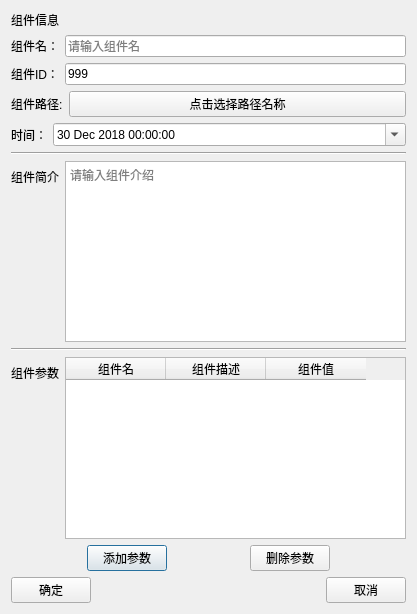
<?xml version="1.0" encoding="UTF-8"?>
<ui version="4.0">
 <class>ParamEditRadarDialog</class>
 <widget class="QDialog" name="ParamEditRadarDialog">
  <property name="geometry">
   <rect>
    <x>0</x>
    <y>0</y>
    <width>417</width>
    <height>614</height>
   </rect>
  </property>
  <property name="windowTitle">
   <string>Dialog</string>
  </property>
  <layout class="QGridLayout" name="gridLayout">
   <item row="0" column="0">
    <layout class="QVBoxLayout" name="verticalLayout">
     <item>
      <widget class="QLabel" name="label_3">
       <property name="text">
        <string>组件信息</string>
       </property>
      </widget>
     </item>
     <item>
      <layout class="QFormLayout" name="formLayout_3">
       <item row="0" column="0">
        <widget class="QLabel" name="label_Name">
         <property name="text">
          <string>组件名：</string>
         </property>
        </widget>
       </item>
       <item row="0" column="1">
        <widget class="QLineEdit" name="lineEdit_Name">
         <property name="text">
          <string/>
         </property>
         <property name="placeholderText">
          <string>请输入组件名</string>
         </property>
        </widget>
       </item>
      </layout>
     </item>
     <item>
      <layout class="QFormLayout" name="formLayout_4">
       <item row="0" column="0">
        <widget class="QLabel" name="label_ID">
         <property name="text">
          <string>组件ID：</string>
         </property>
        </widget>
       </item>
       <item row="0" column="1">
        <widget class="QLineEdit" name="lineEdit_ID">
         <property name="inputMask">
          <string/>
         </property>
         <property name="text">
          <string>999</string>
         </property>
         <property name="placeholderText">
          <string>请输入组件id（数字）</string>
         </property>
        </widget>
       </item>
      </layout>
     </item>
     <item>
      <layout class="QFormLayout" name="formLayout_5">
       <item row="0" column="0">
        <widget class="QLabel" name="label_Path">
         <property name="text">
          <string>组件路径:</string>
         </property>
        </widget>
       </item>
       <item row="0" column="1">
        <widget class="QPushButton" name="pushButton_Path">
         <property name="text">
          <string>点击选择路径名称</string>
         </property>
         <property name="icon">
          <iconset resource="../Res/res.qrc">
           <normaloff>:/img/path.png</normaloff>:/img/path.png</iconset>
         </property>
         <property name="autoDefault">
          <bool>false</bool>
         </property>
         <property name="default">
          <bool>false</bool>
         </property>
         <property name="flat">
          <bool>false</bool>
         </property>
        </widget>
       </item>
      </layout>
     </item>
     <item>
      <layout class="QFormLayout" name="formLayout_6">
       <item row="0" column="0">
        <widget class="QLabel" name="label_Time">
         <property name="text">
          <string>时间：</string>
         </property>
        </widget>
       </item>
       <item row="0" column="1">
        <widget class="QDateTimeEdit" name="dateTimeEdit">
         <property name="date">
          <date>
           <year>2018</year>
           <month>12</month>
           <day>30</day>
          </date>
         </property>
         <property name="calendarPopup">
          <bool>true</bool>
         </property>
         <property name="timeSpec">
          <enum>Qt::UTC</enum>
         </property>
        </widget>
       </item>
      </layout>
     </item>
     <item>
      <widget class="Line" name="line">
       <property name="orientation">
        <enum>Qt::Horizontal</enum>
       </property>
      </widget>
     </item>
     <item>
      <layout class="QFormLayout" name="formLayout">
       <item row="0" column="0">
        <widget class="QLabel" name="label_Desc">
         <property name="text">
          <string>组件简介</string>
         </property>
        </widget>
       </item>
       <item row="0" column="1">
        <widget class="QTextEdit" name="textEdit">
         <property name="documentTitle">
          <string/>
         </property>
         <property name="placeholderText">
          <string>请输入组件介绍</string>
         </property>
        </widget>
       </item>
      </layout>
     </item>
     <item>
      <widget class="Line" name="line_2">
       <property name="orientation">
        <enum>Qt::Horizontal</enum>
       </property>
      </widget>
     </item>
     <item>
      <layout class="QFormLayout" name="formLayout_2">
       <item row="1" column="0">
        <widget class="QLabel" name="label_Param">
         <property name="text">
          <string>组件参数</string>
         </property>
        </widget>
       </item>
       <item row="2" column="0" colspan="2">
        <layout class="QHBoxLayout" name="horizontalLayout">
         <item>
          <spacer name="horizontalSpacer_2">
           <property name="orientation">
            <enum>Qt::Horizontal</enum>
           </property>
           <property name="sizeHint" stdset="0">
            <size>
             <width>40</width>
             <height>20</height>
            </size>
           </property>
          </spacer>
         </item>
         <item>
          <widget class="QPushButton" name="pushButton_Add">
           <property name="text">
            <string>添加参数</string>
           </property>
          </widget>
         </item>
         <item>
          <spacer name="horizontalSpacer">
           <property name="orientation">
            <enum>Qt::Horizontal</enum>
           </property>
           <property name="sizeHint" stdset="0">
            <size>
             <width>40</width>
             <height>20</height>
            </size>
           </property>
          </spacer>
         </item>
         <item>
          <widget class="QPushButton" name="pushButton_Del">
           <property name="text">
            <string>删除参数</string>
           </property>
          </widget>
         </item>
         <item>
          <spacer name="horizontalSpacer_3">
           <property name="orientation">
            <enum>Qt::Horizontal</enum>
           </property>
           <property name="sizeHint" stdset="0">
            <size>
             <width>40</width>
             <height>20</height>
            </size>
           </property>
          </spacer>
         </item>
        </layout>
       </item>
       <item row="1" column="1">
        <widget class="QTableWidget" name="tableWidget_Param">
         <property name="frameShape">
          <enum>QFrame::StyledPanel</enum>
         </property>
         <property name="frameShadow">
          <enum>QFrame::Plain</enum>
         </property>
         <property name="sizeAdjustPolicy">
          <enum>QAbstractScrollArea::AdjustIgnored</enum>
         </property>
         <property name="textElideMode">
          <enum>Qt::ElideMiddle</enum>
         </property>
         <property name="gridStyle">
          <enum>Qt::SolidLine</enum>
         </property>
         <property name="sortingEnabled">
          <bool>true</bool>
         </property>
         <property name="rowCount">
          <number>0</number>
         </property>
         <column>
          <property name="text">
           <string>组件名</string>
          </property>
         </column>
         <column>
          <property name="text">
           <string>组件描述</string>
          </property>
         </column>
         <column>
          <property name="text">
           <string>组件值</string>
          </property>
         </column>
        </widget>
       </item>
      </layout>
     </item>
    </layout>
   </item>
   <item row="1" column="0">
    <layout class="QHBoxLayout" name="horizontalLayout_2">
     <item>
      <widget class="QPushButton" name="pushButton_OK">
       <property name="text">
        <string>确定</string>
       </property>
      </widget>
     </item>
     <item>
      <spacer name="horizontalSpacer_4">
       <property name="orientation">
        <enum>Qt::Horizontal</enum>
       </property>
       <property name="sizeHint" stdset="0">
        <size>
         <width>40</width>
         <height>20</height>
        </size>
       </property>
      </spacer>
     </item>
     <item>
      <widget class="QPushButton" name="pushButton_Cancel">
       <property name="text">
        <string>取消</string>
       </property>
      </widget>
     </item>
    </layout>
   </item>
  </layout>
 </widget>
 <resources>
  <include location="../Res/res.qrc"/>
  <include location="../Res/res.qrc"/>
  <include location="../Res/res.qrc"/>
 </resources>
 <connections/>
</ui>
